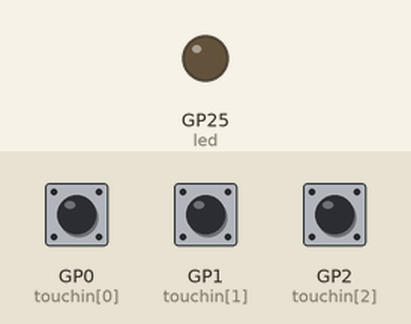
A program run on a simulated Raspberry Pi Pico running CircuitPython. On the bench: output pins drawn as LEDs (lit = HIGH). Inputs (shaded band) come from the test bench; at power-on: GP0 (touchin[0]) LOW, GP1 (touchin[1]) LOW, GP2 (touchin[2]) LOW. MIDI messages are not drawn; touch pads read as touched when driven HIGH; what the program prints to the serial console is not drawn.

Above: at 1.2 s.
1.3 s: GP0 (touchin[0]) pulled HIGH for 0.15 s
At 1.38 s:
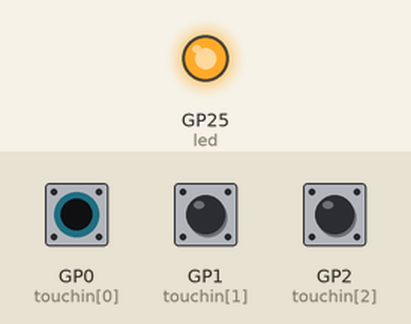
2.9 s: GP0 (touchin[0]) pulled HIGH for 3.2 s
At 7.2 s:
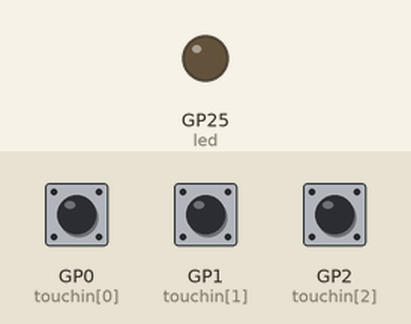
7.6 s: GP1 (touchin[1]) pulled HIGH for 3.2 s
At 8.4 s:
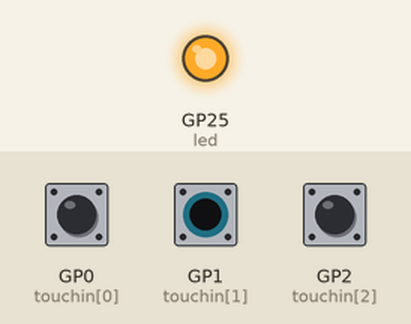
Timing chart, 0 to 12.3 s (numbered marks = the images above; inputs shaded):
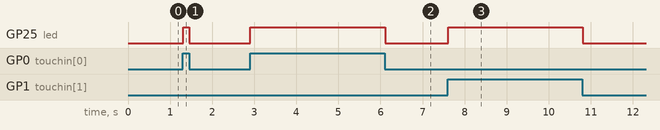

The program:

MIDI-spoons.py
```python
# Based on code by todbot: https://github.com/todbot/picotouch/blob/main/circuitpython/picotouch/code.py
# Modified for3-pad MIDI thingy by @jeremyscook 3/6/2023

import time
import board
import touchio
import digitalio
import usb_midi
import adafruit_midi
from adafruit_midi.note_on  import NoteOn
from adafruit_midi.pitch_bend  import PitchBend
from adafruit_midi.control_change  import ControlChange
from adafruit_debouncer import Debouncer, Button

led = digitalio.DigitalInOut(board.LED) # defaults to input
led.direction = digitalio.Direction.OUTPUT

debug = True
octave = 4

midi_velocity = 64  # midpoint
midi_channel = 0  # 0-15
midi_cc_num = 1   # standard modwheel

touch_threshold_adjust = 300

midi = adafruit_midi.MIDI(midi_out=usb_midi.ports[1])

touch_pins = (
    board.GP0, board.GP1, board.GP2
)
touch_pads = []
touch_ins = []

for pin in touch_pins:
    touchin = touchio.TouchIn(pin)
    touchin.threshold += touch_threshold_adjust
    touch_pads.append( Button(touchin, value_when_pressed=True))
    touch_ins.append(touchin)  # for debug

num_touch_pads = len(touch_pads)

notes_on = [0] * num_touch_pads  # list of notes currently sounding

print("\n----------")
print("picotouch hello")

while True:
    for i in range(num_touch_pads):
        touch = touch_pads[i]
        touch.update()
        if touch.rose:
            led.value = True
            midi.send( PitchBend(8192) , channel=midi_channel)
            noteOn = NoteOn((12*octave) + i, midi_velocity)
            notes_on[i] = noteOn
            midi.send( noteOn, channel=midi_channel )

        if touch.fell:
            led.value = False
            noteOn = notes_on[i]
            noteOn.velocity = 0  # noteOff == noteOn w/ zero velocity (as well as NoteOff)
            midi.send( noteOn, channel=midi_channel )
```

Measured:
- after the input at 1.3 s, GP25 (led): LOW → HIGH at once, → LOW 0.15 s later
- after the input at 2.9 s, GP25 (led): LOW → HIGH at once, → LOW 3.2 s later
- after the input at 7.6 s, GP25 (led): LOW → HIGH at once, → LOW 3.2 s later
